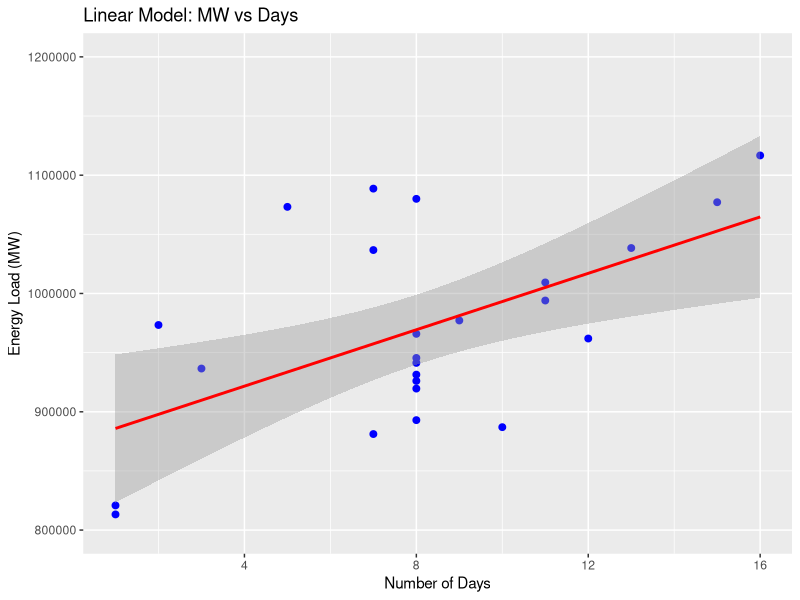

Write R code to recreate this figure.
## ---- chunk 1
library(dplyr)
install.packages("lubridate")
library(lubridate)
library(ggplot2)
# Import Data
ElectricityPrice_Monthly <-
  read.csv("./Data/Processed/ElectricityPrice_Monthly.csv")
EnergyLoad_Daily <-
  read.csv("./Data/Processed/EnergyLoad_Daily.csv")
Temperature_Daily <-
  read.csv("./Data/Processed/Temperature_MaxMin_Daily.csv")

#Convert the Date to data format
ElectricityPrice_Monthly$Date <- as.Date(ElectricityPrice_Monthly$Date)

EnergyLoad_Daily$Date <- as.Date(EnergyLoad_Daily$Date)

Temperature_Daily$Date <- as.Date(Temperature_Daily$Date)

## ---- chunk 2
#Build a new column "Extreme_Cold"
Temperature_Daily <- Temperature_Daily %>%
  mutate(Extreme_Cold = ifelse(Temperature_Min <= 0, 1, 0))

# Aggregate the number of extreme cold days by month
extreme_cold_monthly <- Temperature_Daily %>%
  mutate(month = floor_date(Date, "month")) %>%  # Extract the month
  group_by(month) %>%  # Group by month
  summarise(`days` = sum(Extreme_Cold))

# Aggregate the load data to monthly daily averages
monthly_load <- EnergyLoad_Daily %>%
  mutate(month = format(Date, "%Y-%m")) %>% # Extract year-month
  group_by(month) %>%
  summarise(
    MW = mean(`ERCOT.MW.`, na.rm = TRUE)
  ) %>%
  ungroup()

#Combined the monthly load, electricity price and extreme cold days data for the linear model. 

monthly_load$month <- as.Date(paste0(monthly_load$month, "-01"))

ElectricityPrice_Monthly <- ElectricityPrice_Monthly %>%
  rename(month=Date)

extreme_cold_load_price <- monthly_load %>%
  left_join(extreme_cold_monthly, by = "month", na.rm==T) %>%
  left_join(ElectricityPrice_Monthly, by = "month", na.rm==T)
## ---- chunk 3
# Keep winter data only.
extreme_cold_load_price$month_number <- format(extreme_cold_load_price$month, "%m")
winter_data <- subset(extreme_cold_load_price, month_number %in% c("12", "01", "02"))
## ---- chunk 4
# H0: The number of days in a month has no impacts on the amount of monthly energy load
# H2: The number of days in a month has impacts on the amount of monthly energy load

# Number of days and load
ModelLoad <- lm(MW ~ days, data = winter_data)

# Summary of the model
summary(ModelLoad)
## ---- chunk 5
# Plot the data with the linear regression line
ggplot(data = winter_data, aes(x = days, y = MW)) +
  geom_point(color = "blue", size = 2) + # Scatter plot for points
  geom_smooth(method = "lm", color = "red", se = TRUE) + # Linear regression line with confidence interval
  labs(
    title = "Linear Model: MW vs Days",
    x = "Number of Days",
    y = "Energy Load (MW)"
  ) +
  ylim(800000, 1200000)
## ---- chunk 6
# H0: The number of days in a month has no impacts on the monthly electricity price
# H2: The number of days in a month has impacts on the monthly electricity price

# Number of days and load
ModelPrice<- lm(Price.cent.KWh. ~ days, data = winter_data)

# Summary of the model
summary(ModelPrice)
